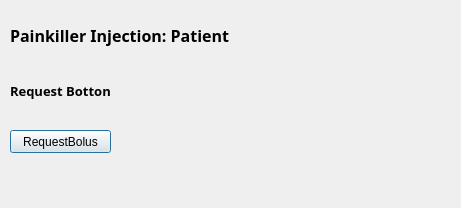
<?xml version="1.0" encoding="UTF-8"?>
<ui version="4.0">
 <class>Dialog_Patient</class>
 <widget class="QDialog" name="Dialog_Patient">
  <property name="geometry">
   <rect>
    <x>0</x>
    <y>0</y>
    <width>461</width>
    <height>208</height>
   </rect>
  </property>
  <property name="windowTitle">
   <string>Dialog</string>
  </property>
  <widget class="QLabel" name="label_5">
   <property name="geometry">
    <rect>
     <x>10</x>
     <y>70</y>
     <width>331</width>
     <height>41</height>
    </rect>
   </property>
   <property name="font">
    <font>
     <family>Arial Black</family>
     <pointsize>10</pointsize>
     <weight>75</weight>
     <bold>true</bold>
    </font>
   </property>
   <property name="text">
    <string>Request Botton</string>
   </property>
  </widget>
  <widget class="QPushButton" name="InjectionButtom_2">
   <property name="geometry">
    <rect>
     <x>10</x>
     <y>130</y>
     <width>101</width>
     <height>23</height>
    </rect>
   </property>
   <property name="text">
    <string>RequestBolus</string>
   </property>
  </widget>
  <widget class="QLabel" name="label">
   <property name="geometry">
    <rect>
     <x>10</x>
     <y>10</y>
     <width>381</width>
     <height>51</height>
    </rect>
   </property>
   <property name="font">
    <font>
     <family>Alimama ShuHeiTi Bold</family>
     <pointsize>12</pointsize>
     <weight>75</weight>
     <bold>true</bold>
    </font>
   </property>
   <property name="text">
    <string>Painkiller Injection: Patient</string>
   </property>
  </widget>
 </widget>
 <resources/>
 <connections/>
</ui>
